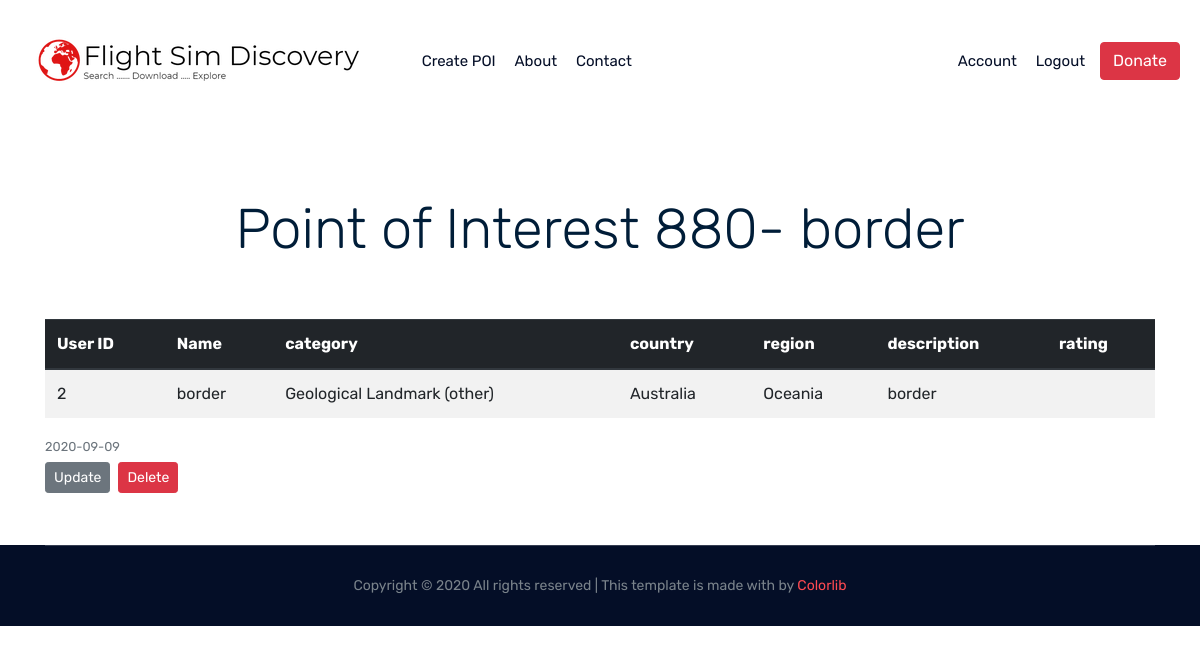
Page /poi/880 (signed in) on the committed database.
### flightsimdiscovery/models.py (models this page shows, shortened)
class Pois(db.Model):
    id = db.Column(db.Integer, primary_key=True)
    user_id = db.Column(db.Integer, db.ForeignKey('user.id'), nullable=False)
    name = db.Column(db.String(50), unique=True, nullable=False)
    latitude = db.Column(db.FLOAT, unique=False, nullable=False)
    longitude = db.Column(db.FLOAT, unique=False, nullable=False)
    region = db.Column(db.String(20), unique=False, nullable=False)
    country = db.Column(db.String(60), unique=False, nullable=False)
    category = db.Column(db.String(20), unique=False, nullable=False)
    description = db.Column(db.Text, nullable=True)
    nearest_icao_code = db.Column(db.String(4), nullable=True)
    date_posted = db.Column(db.DateTime, nullable=False, default=datetime.utcnow)
    share = db.Column(db.Boolean(), nullable=False, default=True)
    flag = db.Column(db.Boolean(), nullable=False, default=False)

### flightsimdiscovery/pois/routes.py (the view)
@pois.route("/poi/<int:poi_id>")
@login_required
def poi(poi_id):
    poi = Pois.query.get_or_404(poi_id)
    return render_template('poi.html', poi=poi)

### flightsimdiscovery/models.py (called while the page is built)
@login_manager.user_loader
def load_user(user_id):
    return User.query.get(int(user_id))

### flightsimdiscovery/templates/poi.html (shortened to what this page needs)
{% extends "base.html" %}
{% block content %}
<div class="container">
    <br>
    <br>
    <br>
    <h2 class="article-title display-4 text-center">Point of Interest {{poi.id}}- {{poi.name}}</h2>
          <div class="db_table_area">
                <br>
                <br>
              <table class="table table-striped" >
                <thead class="thead-dark">
                  <tr>
                    <tr>
                        <th scope="col">User ID</th>
                        <th scope="col">Name</th>
                        <th scope="col">category</th>
                        <th scope="col">country</th>
                        <th scope="col">region</th>
                        <th scope="col">description</th>
                        <th scope="col">rating</th>
                      </tr>
                </thead>
                <tbody>
                    <tr>
                        <td>{{poi.user_id}}</td>
                        <td>{{poi.name}}</td>
                        <td>{{poi.category}}</td>
                        <td>{{poi.country}}</td>
                        <td>{{poi.region}}</td>
                        <td>{{poi.description}}</td>
                        <td>{{poi.rating}}</td>
                      </tr>
                </tbody>
              </table>
            </div>
            <small class="text-muted">{{ poi.date_posted.strftime('%Y-%m-%d') }}</small>
            {% if (current_user.id == 1) or (poi.user_id == current_user.id) %}
              <div>
                <a class="btn btn-secondary btn-sm mt-1 mb-1" href="{{ url_for('pois.update_post', poi_id=poi.id) }}">
                    Update</a>
                <button type="button" class="btn btn-danger btn-sm m-1" data-toggle="modal" data-target="#deleteModal">Delete</button>
              </div>
            {% endif %}
          </div>
          <br>
          <br>
{% endblock content %}

### rows in the picture
Pois: id "880", name "border", user_id "2", category "Geological Landmark (other)", country "Australia", region "Oceania", description "border", date_posted "2020-09-09"
